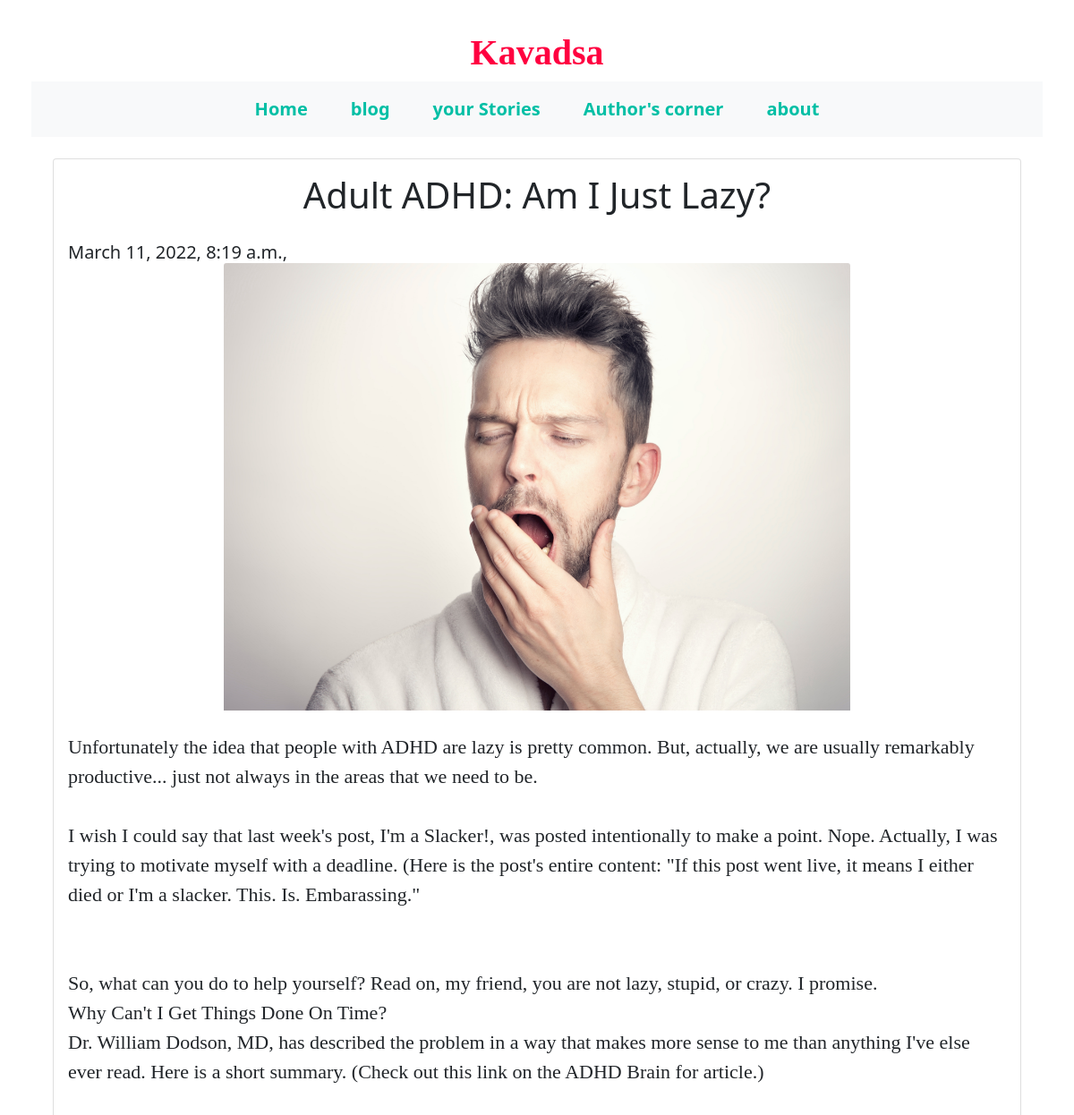
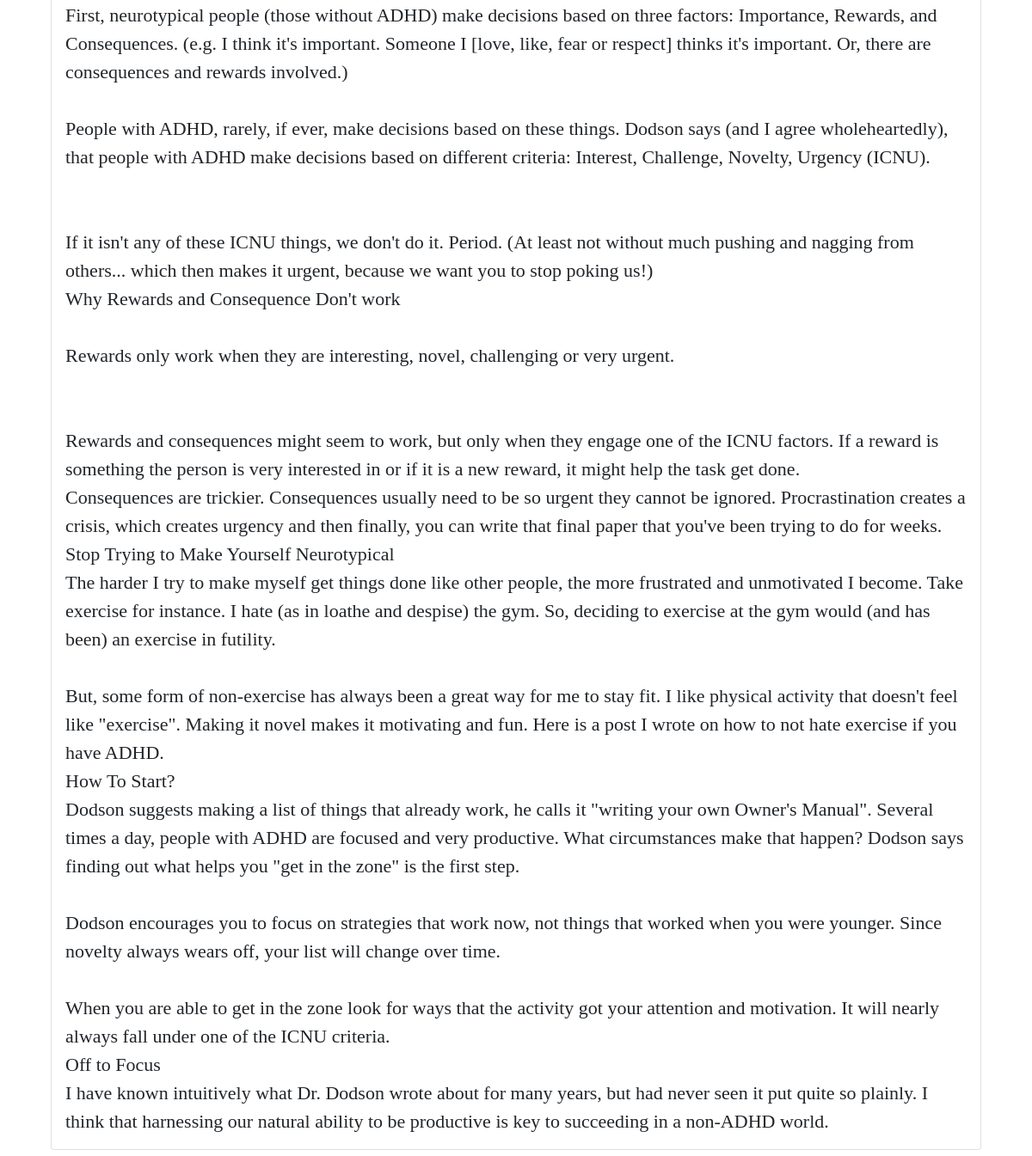
Screenshot of /kavdsa/viewpage6 with the database file from the repository (2 pictures, top to bottom).
### myblog/models.py (models this page shows, shortened)
class blogpost(models.Model):
    title=models.CharField(max_length=200,null=True)
    content=models.TextField(null=True,blank=True)
    image=models.ImageField(upload_to='myblog/img',null=True)
    created_date=models.DateTimeField(auto_now_add=True,null=True)
    catagory=(
        ('author','author'),
        ('My_story','My_story'),
        )
    catagory=models.CharField(max_length=200,null=True,choices=catagory)

### myblog/views.py (the view)
# urls.py: path('kavdsa/viewpage<str:pk>',views.viewpage,name='viewpage'),
def viewpage(request,pk):
	blogs=blogpost.objects.get(id=pk)
	context={'blogs':blogs}
	return render(request,'myblog/view.html',context)

### myblog/templates/myblog/view.html (shortened to what this page needs)
{% extends 'myblog/main.html'%}
{% block body %}
<br>
<div class="row">
    <div class="col col-md ">
        <div class="container">
            <div class="card">
                <div class="card-body">
               <h1 class="card-title text-center"> {{blogs.title}}</h1>
                <br>
               <h5 class="card-subtitle ">{{blogs.created_date}},</h5>
                <div class="text-center">
                <img style="height:500px;width:700px; " class="card-img-top" src="{{blogs.image.url}}" alt="thumbnail" >
            </div>
                <br>
                <p style="font-family:Times New Roman;font-size:22px; word-wrap:nreak-word;" class="card-text"  >
                    {{blogs.content|linebreaksbr}}</p>
                </div>
            </div>
        </div>
    </div>
</div>
{% endblock body%}

### myblog/templates/myblog/main.html (shortened to what this page needs)
<!DOCTYPE html>
{% load static %}
<html lang="en">
<head>
    <link href="https://cdn.jsdelivr.net/npm/bootstrap@5.1.3/dist/css/bootstrap.min.css"
          rel="stylesheet"
>
    <link rel="stylesheet" type="text/css" href="{% static '/css/main.css' %}">
</head>
<body style="margin: 35px;">
{% include 'myblog/title.html'%}
{% include 'myblog/navbar.html'%}
{% block body %}
{% endblock body%}
</body>
</html>

### myblog/templates/myblog/title.html (shortened to what this page needs)
<h1>
	<h1 style="text-align: center;font-family: Vivaldi; color:#ff0040; font-weight: bold;"> Kavadsa

### myblog/templates/myblog/navbar.html (shortened to what this page needs)
<nav class="navbar navbar-expand-lg navbar-light bg-light">
  <div class="container-fluid">
    <div class="collapse navbar-collapse" id="navbarSupportedContent">
      <ul class="navbar-nav mx-auto mb-2 mb-lg-0">
        <li class="nav-item">
          <a style="color:#00bfa5;font-weight: bold;font-size: 20px;" class="nav-link active mx-3" aria-current="page" href="{% url 'home'%}">Home</a>
        </li>
        <li class="nav-item">
          <a style="color:#00bfa5;font-weight: bold;font-size: 20px;" class="nav-link active mx-3" aria-current="page" href="{% url 'blog'%}">blog</a>
        </li>
        <li class="nav-item">
          <a  style="color:#00bfa5;font-weight: bold;font-size: 20px;" class="nav-link active mx-3" aria-current="page" href="{% url 'post'%}">your Stories</a>
        </li>
        <li class="nav-item">
          <a style="color:#00bfa5;font-weight: bold;font-size: 20px;" class="nav-link active mx-3" aria-current="page" href="{% url 'login'%}">Author's corner</a>
        </li>
        <li class="nav-item">
          <a style="color:#00bfa5; font-weight: bold;font-size: 20px;" class="nav-link active mx-3" aria-current="page" href="{% url 'about'%}">about</a>
        </li>
    </div>
  </div>
</nav>

### myblog/templates/myblog/main.html (style rules this page uses)
.card-img-top { width: 100%; height: 15vw; object-fit: cover; }

### rows the page displays
blogpost: title "Adult ADHD: Am I Just Lazy?", created_date "March 11, 2022, 8:19 a.m.", image (picture), content "Unfortunately the idea that people with ADHD are lazy is pretty common. But, actually, we are usually remarkably productive... just not always in the areas that we need to be. I wish I could say that last week's post, I'm a Slacker!, was posted intentionally to make a point. Nope. Actually, I was trying to motivate myself with a deadline. (Here is the post's entire content: \"If this post went live, it means I either died or I'm a slacker. This. Is. Embarassing.\" So, what can you do to help yourself? Read on, my friend, you are not lazy, stupid, or crazy. I promise. Why Can't I Get Things Done On Time? Dr. William Dodson, MD, has described the problem in a way that makes more sense to me…"
